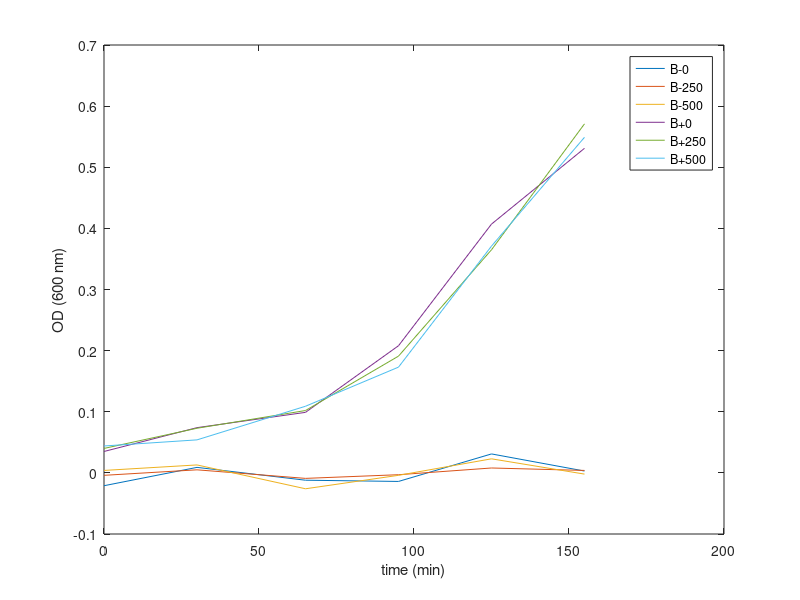

The MATLAB script that drew this image: (Note: this script raises an error after producing the figure.)
% Curve Fitting - Modified Logistic Growth
% UCI COSMOS 2022:  Tissue and Tumor Modeling (Cluster 3)

% clear all

% For the user to run this curve-fitting routine, the workspace must
% contain the vectors Time and Population. These vectors can be either data
% loaded from GroupX_ModifiedLogisticData.mat from week 1, or experiemental
% data manually entered with the appropriate names.

Time = [0,30,65,95,125,155]; % minutes
Population = [-.021,.009,-.012,-.014,.031,.003; % no bacteria 0 glucose
              -.004,.005,-.009,-.003,.008,.004; % no bacteria 250uM glucose
              .004,.013,-.026,-.004,.023,-.002; % no bacteria 500 uM glucose
              .035,.074,.099,.208,.407,.531; % bacteria 0 glucose
              .040,.073,.102,.191,.365,.571; % bacteria 250uM glucose
              .044,.054,.109,.173,.371,.549]; % bacteria 500uM glucose

figure
plot(Time,Population');
xlabel("time (min)")
ylabel("OD (600 nm)")
legend("B-0","B-250","B-500","B+0","B+250","B+500")

%% User-defined inputs

% Initial guess in the order of:
% [lambdam; theta; InitialPopulation; alpha]
% Note: Order here is important.
initialguess = [1/60; 2; 0.001; 1];

%% Begin Curve Fit

FinalTime = Time(end);

% Transpose population vector and time vectors if they are rows
if size(Population,1) == 1
    Population = Population';
end
if size(Time,1) == 1
    Time = Time';
end

% Find parameter values minimizing error.
min_0 = fminsearch(@(x) CF_Error_ModLog2022(x,Time,Population(4,:)'),initialguess);

lambdam = min_0(1)            % Growth rate
theta = min_0(2)              % Carrying Capacity
InitialPopulation = min_0(3)  % Initial Population
alpha = min_0(4)              % Exponent

[h,N,times] = CF_Sim_ModLog2022(lambdam,theta,InitialPopulation,alpha,Time,true);

%% Plotting

figure,plot(Time,Population(4,:)','ro',times,N,'r')
xlabel('Time','FontWeight','bold')
ylabel('Population','FontWeight','bold')
grid on
hold on

% 250 uM glucose
min_250 = fminsearch(@(x) CF_Error_ModLog2022(x,Time,Population(5,:)'),initialguess);
[h,N,times] = CF_Sim_ModLog2022(min_250(1), min_250(2), min_250(3), min_250(4),Time,true);

plot(Time,Population(5,:)','bx',times,N,'b')

% 500 uM glucose
min_500 = fminsearch(@(x) CF_Error_ModLog2022(x,Time,Population(6,:)'),initialguess);
[h,N,times] = CF_Sim_ModLog2022(min_500(1), min_500(2), min_500(3), min_500(4),Time,true);

plot(Time,Population(6,:)','m+',times,N,'m')

title('Modified Logistic Growth Curve Fit','FontSize',12,'FontWeight','bold')
set(gca,'FontWeight','bold')
legend('Data (no glucose)','Curve fit (no glucose)', 'Data (250uM glucose)','Curve fit (250uM glucose)', ...
    'Data (500uM glucose)', 'Curve fit (500uM glucose)')

